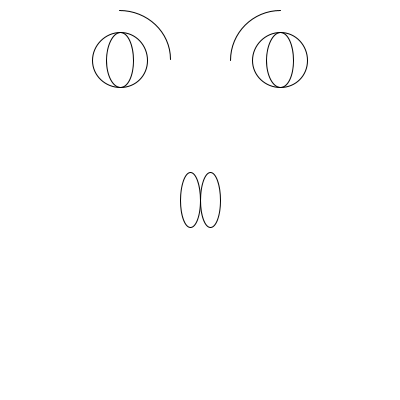
Frame 1 (no input)
Frame 60 (the mouse pressed at the canvas centre just before this capture): identical to frame 1, image omitted
Frame 120 (the mouse held since frame 60 and released just before this capture): identical to frame 1, image omitted

The Processing sketch that drew this single still picture (run headless with seeded random() and noise(); from frame 60 on, the mouse is pressed at the canvas centre):

// Processing sketch: larry
// ── larry.pde

// charcter templiate

// setup
void setup()
{
  size(400,400);
  smooth();
}

// draw loop
void draw()
{
  background(255); // background color 
  larry(); // draw character
}

// character function
void larry()
{
  // draw character here 
  int x = width / 2;
  int y = height / 2;
  
  int eye_size = 55;
  int eye_spacing = 80;
  
  // center point
  // fill (255,0,0);
  // ellipse(x, y, 10, 10);

  noFill();

  // nose
  ellipse(x - 10, y, 20, 55);
  ellipse(x + 10, y, 20, 55);

  // eyes
  ellipse(x - eye_spacing,  y - 140,  eye_size, eye_size);
  ellipse(x + eye_spacing,  y - 140,  eye_size, eye_size);
  
  // pupils
  ellipse(x - eye_spacing,  y - 140,  eye_size / 2, eye_size);  
  ellipse(x + eye_spacing,  y - 140,  eye_size / 2, eye_size);    

  //eyebrows
  noFill();
  arc(x - eye_spacing, y - 140, 100, 100, TWO_PI - PI/2, TWO_PI );
  arc(x + eye_spacing, y - 140, 100, 100, TWO_PI - PI, TWO_PI-PI/2 );
  
  // glasses line
  
}


void mousePressed()
{
   println(mouseX + " " + mouseY); 
}
